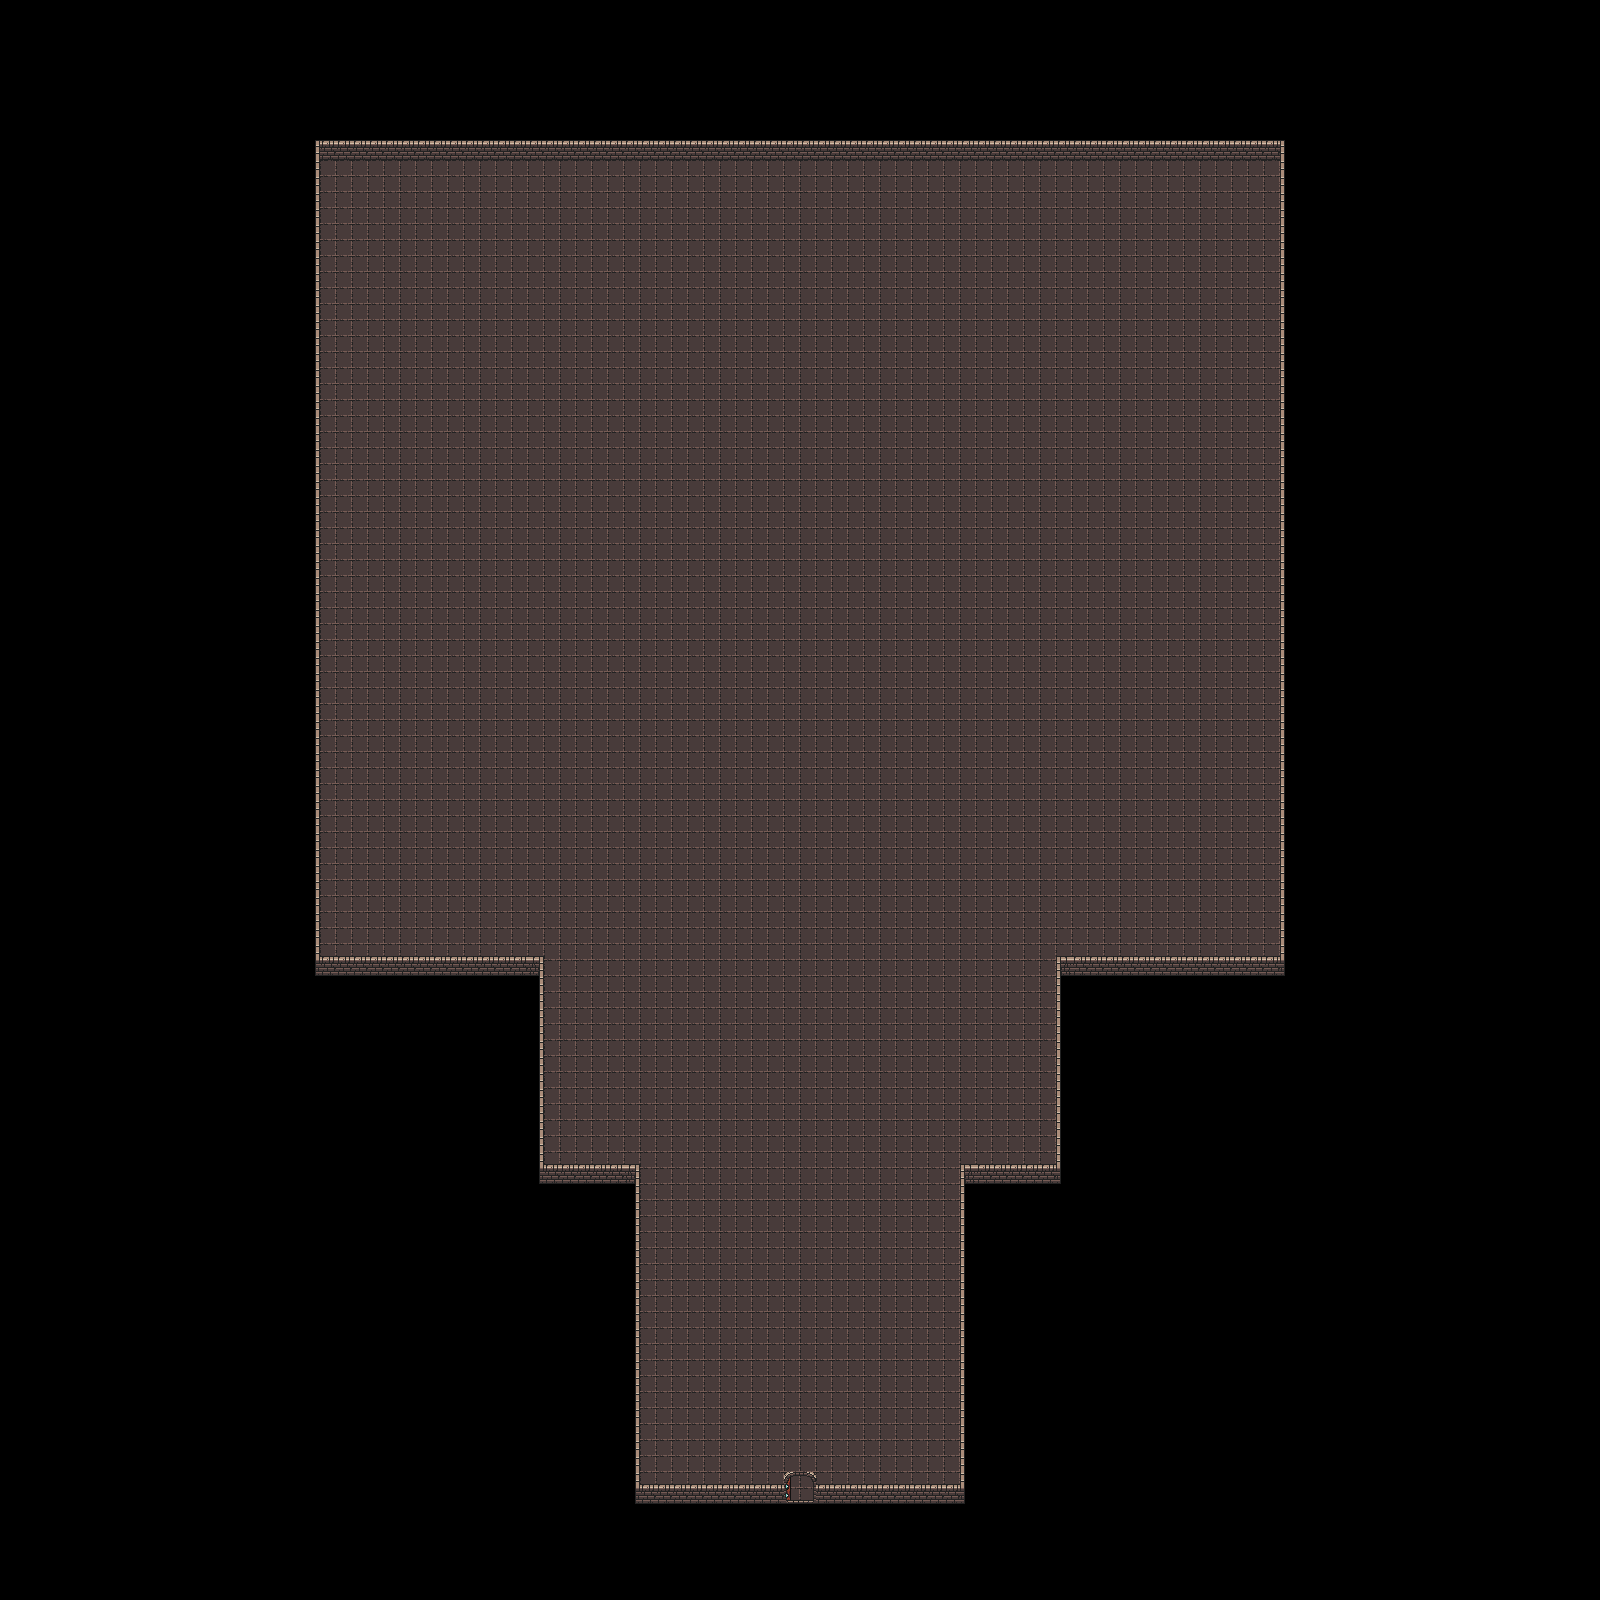

A 2D game scene composited from a Tiled map and its tileset images. What follows is a short description and the map's XML, with each tile layer's data collapsed to a summary:
An orthogonal 100x100 tile map with 16x16 px tiles, 2 tile layers (Ground, Walls) and 2 objects (spawnPoint, playerSpawn).

<map version="1.8" tiledversion="1.8.6" orientation="orthogonal" renderorder="right-down" width="100" height="100" tilewidth="16" tileheight="16" infinite="0" nextlayerid="5" nextobjectid="3">
 <editorsettings>
  <export format="json" />
 </editorsettings>
 <tileset firstgid="1" source="raid1.tsx" />
 <layer id="1" name="Ground" width="100" height="100">
  <data>[10000 cells, 3818 non-empty, 1 distinct tile ids]</data>
 </layer>
 <layer id="2" name="Walls" width="100" height="100">
  <data>[10000 cells, 414 non-empty, 18 distinct tile ids]</data>
 </layer>
 <objectgroup id="3" name="EnemyPoints">
  <object id="2" name="spawnPoint" x="800" y="236">
   <properties>
    <property name="enemyType" value="imp" />
   </properties>
   <point />
  </object>
 </objectgroup>
 <objectgroup id="4" name="Spawn">
  <object id="1" name="playerSpawn" x="800" y="1405.33">
   <point />
  </object>
 </objectgroup>
</map>
